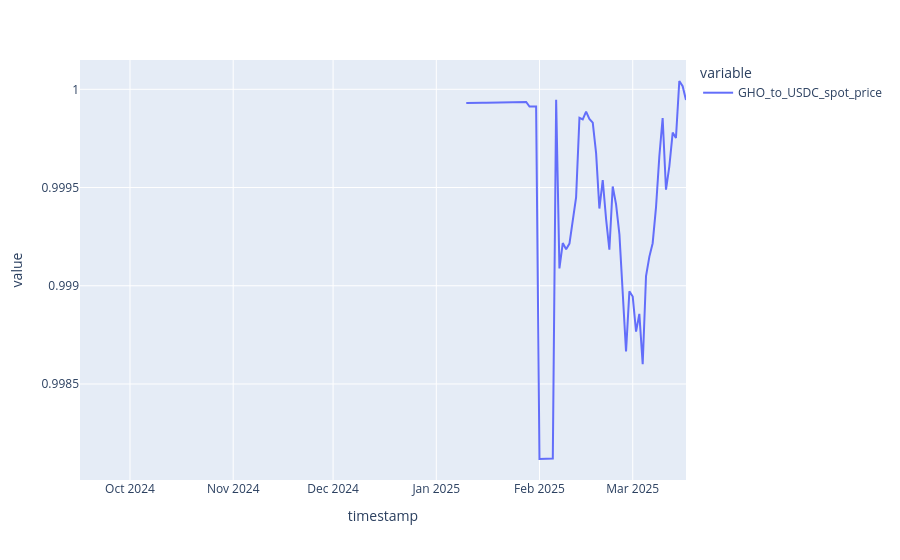

Notebook cell for this chart:
### Code cell
balancer_batch_router_address = "0x136f1EFcC3f8f88516B9E94110D56FDBfB1778d1"


def _normalize_6_first_value(success, amountOutList):
    if success:
        return amountOutList[0] /1e6

def make_balancer_router_query(
    name, 
    pool_address,
    token_in,
    token_out,
    amount_in,
):
    # simple one hop path

    paths = [
        (
            token_in,  # tokenIn
            [(pool_address, token_out, False)],  # steps as a list of SwapPathStep tuples
            int(amount_in),  # exactAmountIn as an integer
            0,  # minAmountOut
        )
    ]
    return Call(
        balancer_batch_router_address,
        [
            "querySwapExactIn((address,(address,address,bool)[],uint256,uint256)[],address,bytes)(uint256[],address[],uint256[])",
            paths,
            "0x0000000000000000000000000000000000000000",
            b"",
        ],
        [(name, _normalize_6_first_value),],
    )


Balancer_GHO_USDC_USDT_pool = "0x85B2b559bC2D21104C4DEFdd6EFcA8A20343361D"
aGHO_to_aUSDC_spot_price = make_balancer_router_query('aGHO_to_aUSDC_spot_price', Balancer_GHO_USDC_USDT_pool, aGHO, aUSDC, 1e18)
get_state_by_one_block([c], 22_000_000, ETH_CHAIN)

aave_df = get_raw_state_by_blocks([*aave_backing_calls, aGHO_to_aUSDC_spot_price], blocks, ETH_CHAIN)
aave_df['GHO_to_USDC_spot_price'] = aave_df['aGHO_to_aUSDC_spot_price'].mul(aave_df['aUSDC_backing']).div(aave_df['aGHO_backing'])
px.line(aave_df['GHO_to_USDC_spot_price'])

### Figure 1 — Plotly figure (JSON) as saved in the notebook; plotly's stock layout.template omitted (floating-point values rounded to 4 significant figures; data arrays with more than 128 entries replaced by an {"elided": "..."} marker saying what was removed)
{"data": [{"hovertemplate": "variable=GHO_to_USDC_spot_price<br>timestamp=%{x}<br>value=%{y}<extra></extra>", "legendgroup": "GHO_to_USDC_spot_price", "line": {"color": "#636efa", "dash": "solid"}, "marker": {"symbol": "circle"}, "mode": "lines", "name": "GHO_to_USDC_spot_price", "orientation": "v", "showlegend": true, "type": "scatter", "x": {"elided": "183 str values"}, "xaxis": "x", "y": {"elided": "183 float values"}, "yaxis": "y"}], "layout": {"legend": {"title": {"text": "variable"}, "tracegroupgap": 0}, "margin": {"t": 60}, "xaxis": {"anchor": "y", "domain": [0, 1], "title": {"text": "timestamp"}}, "yaxis": {"anchor": "x", "domain": [0, 1], "title": {"text": "value"}}}}
